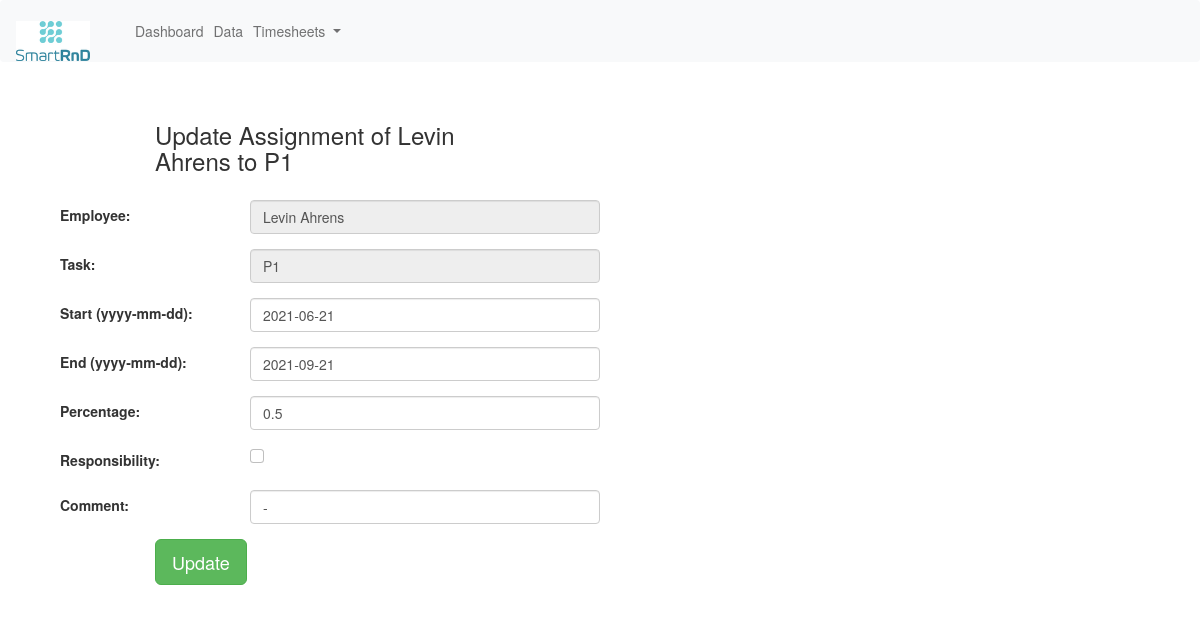
The page /edit_ass/24 on the database its author committed.
### erpapp/models.py (models this page shows, shortened)
class Assignment(models.Model):
    employee = models.ForeignKey(Employee, on_delete=models.CASCADE)
    task = models.ForeignKey(Task, on_delete=models.CASCADE)
    start = models.DateField('From', default=timezone.now().date())  # Start of the Assignment
    end = models.DateField('To', default=timezone.now().date())  # End of the project
    percentage = models.FloatField('Functional Capacity', default=0.2)  # Percentage by that an employee works on a task
    responsibility = models.BooleanField('Responsible', default=False)  # Is employee responsible for task?
    comment = models.CharField('Comment', max_length=2400, default='-')  # Comment on the assignment
    @property
    def start_formatted(self):
        return str(self.start)
    @property
    def end_formatted(self):
        return str(self.end)
    class Meta:
        db_table = "assignment"

class Employee(models.Model):
    firstname = models.CharField('First Name', max_length=32)  # Employees first name
    lastname = models.CharField('Last Name', max_length=32)  # Employees last name
    type_choices = [
        ('Undergraduate Assistant', 'Undergraduate Assistant'),
        ('Research Associate', 'Research Associate')
    ]
    type = models.CharField('Type of Employment', choices=type_choices, max_length=32)
    capacity = models.FloatField('Capacity', default=1.0)  # Total capacity of an employee
    hiring_date = models.DateField('Hiring Date')  # Start of contract
    expiration_date = models.DateField('Expiration Date')  # End of contract
    @property
    def fullname(self):
        return '{} {}'.format(self.firstname, self.lastname)
    def __str__(self):
        return self.fullname
    class Meta:
        db_table = "employee"
        unique_together = ('firstname', 'lastname')

class Task(models.Model):
    title = models.CharField('Title', max_length=50, default='Title', unique=True)  # Title of the task
    description = models.CharField('Description', max_length=2400, default='Describe the task!')  # Describes the task
    def __str__(self):
        return self.title
    class Meta:
        db_table = "task"

### erpapp/views.py (the view)
# urls.py: path('edit_ass/<int:id>', views.edit_ass),
def edit_ass(request, id):
    assignment = Assignment.objects.get(id=id)
    context = {
        'assignment': assignment
    }
    return render(request, 'edit_ass.html', context)

### erpapp/Templates/edit_ass.html (shortened to what this page needs)
{% extends "base.html" %}
{% block content %}
<div class="col-md-12">
    <form method="POST" class="post-form" action="/update_ass/{{ assignment.id }}">
        <div class="container">
            <br>
            <div class="form-group row">
                <label class="col-sm-1 col-form-label"></label>
                <div class="col-sm-4">
                    <h3>Update Assignment of {{ assignment.employee }} to {{ assignment.task }}</h3>
                </div>
            </div>
            <div class="form-group row">
                <label class="col-sm-2 col-form-label">Employee:</label>
                <div class="col-sm-4">
                    <input type="text" class="form-control" name="employee" id="id_employee" required maxlength="32"
                           value="{{ assignment.employee }}" disabled/>
                </div>
            </div>
            <div class="form-group row">
                <label class="col-sm-2 col-form-label">Task:</label>
                <div class="col-sm-4">
                    <input type="text" class="form-control" name="task" id="id_task" required maxlength="32"
                           value="{{ assignment.task }}" disabled/>
                </div>
            </div>
            <div class="form-group row">
                <label class="col-sm-2 col-form-label">Start (yyyy-mm-dd):</label>
                <div class="col-sm-4">
                    <input type="text" class="form-control" name="start" id="start" required maxlength="15"
                           value="{{ assignment.start_formatted }}"/>
                </div>
            </div>
            <div class="form-group row">
                <label class="col-sm-2 col-form-label">End (yyyy-mm-dd):</label>
                <div class="col-sm-4">
                    <input type="text" class="form-control" name="end" id="end" required maxlength="20"
                           value="{{ assignment.end_formatted }}"/>
                </div>
            </div>
            <div class="form-group row">
                <label class="col-sm-2 col-form-label">Percentage:</label>
                <div class="col-sm-4">
                    <input type="number" step="0.1" min="0.0" max="1.0" class="form-control" name="percentage"
                           id="id_percentage" required maxlength="20" value="{{ assignment.percentage }}"/>
                </div>
            </div>
            <div class="form-group row">
                <label class="col-sm-2 col-form-label">Responsibility:</label>
                <div class="col-sm-4">
                    <input type="checkbox" class="form-check-input" name="responsibility" id="responsibility"
                           value="{{ assignment.responsibility }}"/>
                </div>
            </div>
            <div class="form-group row">
                <label class="col-sm-2 col-form-label">Comment:</label>
                <div class="col-sm-4">
                    <input type="text" class="form-control" name="comment" id="id_comment" required maxlength="2400"
                           value="{{ assignment.comment }}"/>
                </div>
            </div>
            <div class="form-group row">
                <label class="col-sm-1 col-form-label"></label>
                <div class="col-sm-4">
                    <button type="submit" class="btn btn-success btn-lg">Update</button>
                </div>
            </div>
        </div>
    </form>
</div>
{% endblock content %}

### rows shown on the page
Assignment: employee "Levin Ahrens", task "P1", start "2021-06-21", end "2021-09-21", percentage "0.5", comment "-"
